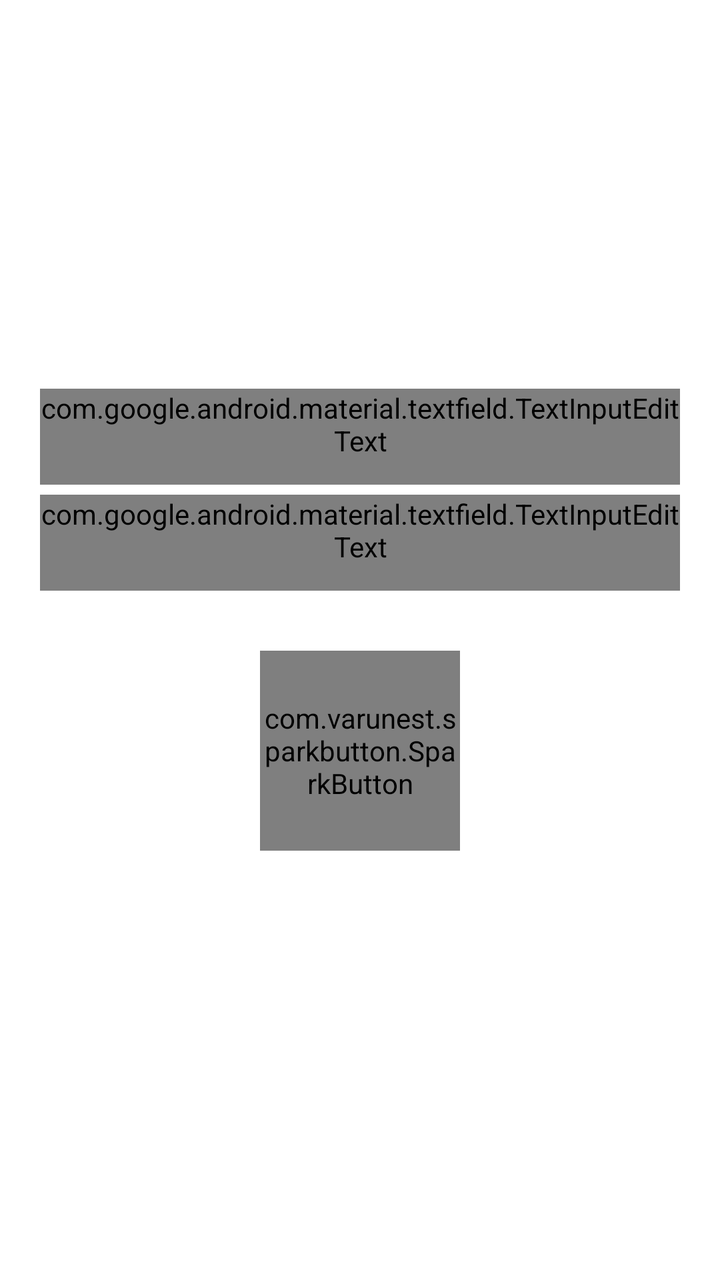
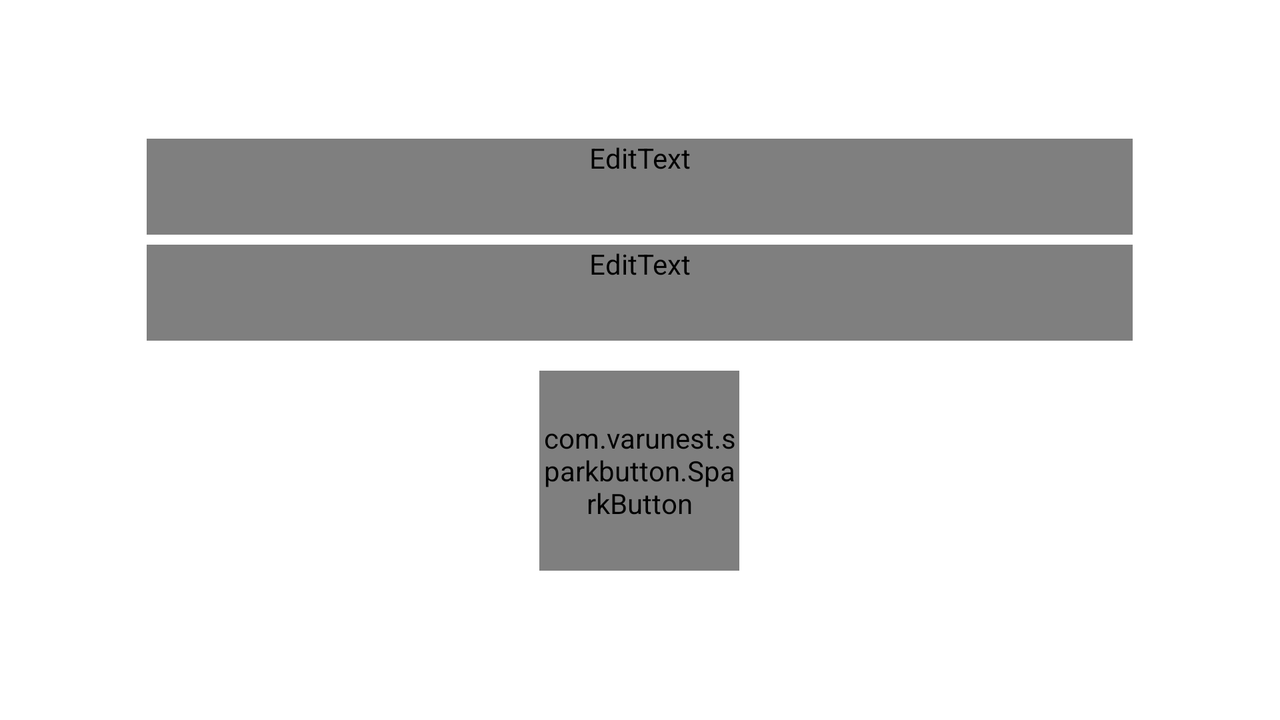

One screen, two layout resources from the same app: the default and the author's alternative for another configuration. Each is rendered where Android would select it; the XML of both is given below.
<!-- AndroidManifest.xml: application theme AppTheme -->
<!-- res/layout/fragment_user_login.xml -->
<?xml version="1.0" encoding="utf-8"?>
<LinearLayout xmlns:android="http://schemas.android.com/apk/res/android"
    xmlns:app="http://schemas.android.com/apk/res-auto"
    xmlns:tools="http://schemas.android.com/tools"
    android:layout_width="match_parent"
    android:layout_height="match_parent"
    android:background="@color/white"
    android:gravity="center"
    android:orientation="vertical"
    android:padding="20dp">


    <LinearLayout
        android:layout_width="match_parent"
        android:layout_height="wrap_content"
        android:layout_marginTop="20dp"
        android:layout_marginBottom="20dp"
        android:gravity="center"
        android:orientation="vertical">

        <com.google.android.material.textfield.TextInputLayout
            android:id="@+id/player_one"
            style="@style/Widget.MaterialComponents.TextInputLayout.OutlinedBox"
            android:layout_width="match_parent"
            android:layout_height="wrap_content"
            android:hint= "@string/player_one">

            <com.google.android.material.textfield.TextInputEditText
                android:layout_width="match_parent"
                android:layout_height="wrap_content"
                android:background="@drawable/textedit_player_one"
                android:fontFamily="@font/segoe_ui"
                android:shadowRadius="5"
                style="@style/Widget.AppCompat.Button.Borderless"
                android:textSize="20sp"
                android:textAllCaps="false"
                android:textColorHint="@color/black"
                android:textStyle="bold" />
        </com.google.android.material.textfield.TextInputLayout>

        <com.google.android.material.textfield.TextInputLayout
            android:id="@+id/player_two"
            style="@style/Widget.MaterialComponents.TextInputLayout.OutlinedBox"
            android:layout_width="match_parent"
            android:layout_height="wrap_content"
            android:layout_marginTop="5dp"
            android:hint="@string/player_two">

            <com.google.android.material.textfield.TextInputEditText
                style="@style/Widget.AppCompat.Button.Borderless"
                android:layout_width="match_parent"
                android:layout_height="wrap_content"
                android:layout_marginBottom="10dp"
                android:background="@drawable/textedit_player_two"
                android:fontFamily="@font/segoe_ui"
                android:inputType="textPersonName"
                android:textColor="@color/black"
                android:textSize="20sp"
                android:textStyle="bold" />
        </com.google.android.material.textfield.TextInputLayout>


        <com.varunest.sparkbutton.SparkButton
            android:id="@+id/btn_go"
            android:layout_margin="20dp"
            android:layout_width="100dp"
            android:layout_height="100dp"
            app:sparkbutton_activeImage="@drawable/active"
            app:sparkbutton_iconSize="100dp"
            app:sparkbutton_primaryColor="@color/beauty_yellow"
            app:sparkbutton_secondaryColor="@color/red" />


    </LinearLayout>
</LinearLayout>
<!-- resources referenced by this layout -->
<resources>
  <color name="beauty_yellow">#FEEF01</color>
  <color name="black">#000</color>
  <color name="red">#e50001</color>
  <color name="white">#FFF</color>
  <!-- drawable active: png bitmap (drawable, 22002 bytes) -->
  <!-- drawable textedit_player_one (drawable) -->
  <?xml version="1.0" encoding="utf-8"?>
  <shape xmlns:android="http://schemas.android.com/apk/res/android"
      android:shape="rectangle">
      <solid android:color="@color/white" />
      <stroke
          android:width="3dp"
          android:color="#E67011" />
      <corners android:radius="30dp" />
  </shape>
  <!-- drawable textedit_player_two (drawable) -->
  <?xml version="1.0" encoding="utf-8"?>
  <shape xmlns:android="http://schemas.android.com/apk/res/android"
      android:shape="rectangle">
      <stroke
          android:width="3dp"
          android:color="@color/beauty_yellow" />
      <solid android:color="@color/white" />
      <corners android:radius="30dp"/>
  
  </shape>
  <string name="player_one">Player One</string>
  <string name="player_two">Player Two</string>
  <style name="AppTheme" parent="Theme.MaterialComponents.Light.NoActionBar.Bridge">
          
          <item name="colorPrimary">@color/colorPrimary</item>
          <item name="colorPrimaryDark">@color/colorPrimaryDark</item>
          <item name="colorAccent">@color/colorAccent</item>
      </style>
  <color name="colorPrimary">#6200EE</color>
  <color name="colorPrimaryDark">#3700B3</color>
  <color name="colorAccent">#03DAC5</color>
</resources>
<!-- res/layout-land/fragment_user_login.xml (the author's variant of the layout above) -->
<!-- drawn on the phone turned sideways -->
<?xml version="1.0" encoding="utf-8"?>
<RelativeLayout
    xmlns:android="http://schemas.android.com/apk/res/android"
    xmlns:app="http://schemas.android.com/apk/res-auto"
    xmlns:tools="http://schemas.android.com/tools"
    android:layout_width="match_parent"
    android:layout_height="match_parent"
    android:background="@color/white"
    android:gravity="center"
    android:orientation="vertical"
    android:padding="20dp"
    >


    <LinearLayout
        android:layout_width="493dp"
        android:layout_height="254dp"
        android:layout_marginTop="20dp"
        android:layout_marginBottom="20dp"
        android:gravity="center"
        android:orientation="vertical">


        <com.google.android.material.textfield.TextInputLayout
            style="@style/Widget.MaterialComponents.TextInputLayout.OutlinedBox"
            android:layout_width="match_parent"
            android:layout_height="wrap_content"
            android:hint= "@string/player_one">

            <EditText
                android:id="@+id/player_one"
                android:layout_width="match_parent"
                android:layout_height="wrap_content"
                android:background="@drawable/textedit_player_one"
                android:fontFamily="@font/segoe_ui"
                android:shadowRadius="5"
                style="@style/Widget.AppCompat.Button.Borderless"
                android:textSize="20sp"
                android:textAllCaps="false"
                android:textColorHint="@color/black"
                android:textStyle="bold"
                />
        </com.google.android.material.textfield.TextInputLayout>

        <com.google.android.material.textfield.TextInputLayout
            style="@style/Widget.MaterialComponents.TextInputLayout.OutlinedBox"
            android:layout_width="match_parent"
            android:layout_height="wrap_content"
            android:layout_marginTop="5dp"
            android:hint="@string/player_two">

            <EditText
                android:id="@+id/player_two"
                style="@style/Widget.AppCompat.Button.Borderless"
                android:layout_width="match_parent"
                android:layout_height="wrap_content"
                android:layout_marginBottom="10dp"
                android:background="@drawable/textedit_player_two"
                android:fontFamily="@font/segoe_ui"
                android:inputType="textPersonName"
                android:textColor="@color/black"
                android:textSize="20sp"
                android:textStyle="bold" />
        </com.google.android.material.textfield.TextInputLayout>


        <com.varunest.sparkbutton.SparkButton
            android:id="@+id/btn_go"
            android:layout_width="100dp"
            android:layout_height="100dp"
            android:layout_margin="5dp"
            app:sparkbutton_activeImage="@drawable/active"
            app:sparkbutton_iconSize="100dp"
            app:sparkbutton_primaryColor="@color/beauty_yellow"
            app:sparkbutton_secondaryColor="@color/red" />


    </LinearLayout>
</RelativeLayout>
